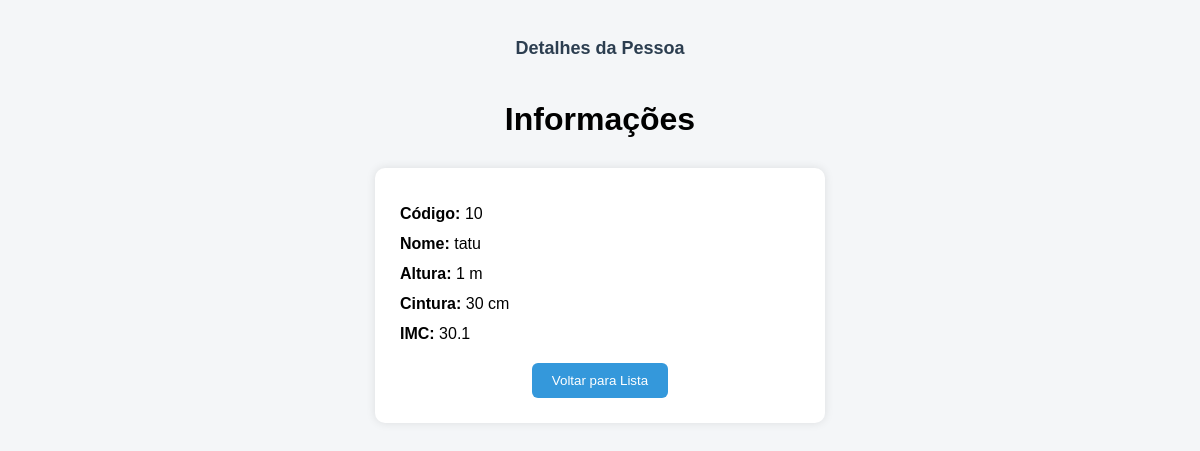
The app's page /detalhe.php?codigo=10 with its own data.
### tables this page shows
CREATE TABLE `dados` (
  `codDados` int(11) NOT NULL,
  `nome` varchar(100) NOT NULL,
  `altura` float NOT NULL,
  `cintura` float NOT NULL,
  `imc` float DEFAULT NULL
);

### detalhe.php (the view, shortened to what this page needs)
<?php
require_once("../conexao/conexao.php");
if (isset($_GET["codigo"])) {
    $codigo = $_GET["codigo"];
    $consulta = "SELECT * FROM dados WHERE codDados = ?";
    $stmt = mysqli_prepare($conecta, $consulta);
    mysqli_stmt_bind_param($stmt, "s", $codigo);
    mysqli_stmt_execute($stmt);
    $resultado = mysqli_stmt_get_result($stmt);
    if ($resultado && mysqli_num_rows($resultado) > 0) {
        $dados = mysqli_fetch_assoc($resultado);
    } else {
        die("Registro não encontrado.");
    }
} else {
    die("Código não informado.");
}
?>
<!doctype html>
<html lang="pt-br">
<head>
</head>
<body>
<header>
    <strong>Detalhes da Pessoa</strong><br><br>
</header>
<h1>Informações</h1>
<div class="detalhes">
    <p><strong>Código:</strong> <?= htmlspecialchars($dados["codDados"]) ?></p>
    <p><strong>Nome:</strong> <?= htmlspecialchars($dados["nome"]) ?></p>
    <p><strong>Altura:</strong> <?= htmlspecialchars($dados["altura"]) ?> m</p>
    <p><strong>Cintura:</strong> <?= htmlspecialchars($dados["cintura"]) ?> cm</p>
    <p><strong>IMC:</strong> <?= is_null($dados["imc"]) ? "Não calculado" : htmlspecialchars($dados["imc"]) ?></p>
    <div class="botao">
        <a href="consulta.php"><button>Voltar para Lista</button></a>
    </div>
</div>
</body>
</html>

### detalhe.php (style rules this page uses)
body { font-family: Arial, sans-serif; background-color: #f4f6f8; padding: 30px; }
header, footer { text-align: center; font-size: 18px; color: #2c3e50; }
h1 { text-align: center; margin-bottom: 30px; }
.detalhes { width: 400px; margin: 0 auto; background-color: #fff; padding: 25px; border-radius: 10px; box-shadow: 0 0 10px rgba(0,0,0,0.1); }
.detalhes p { margin: 12px 0; font-size: 16px; }
.botao { text-align: center; margin-top: 20px; }
button { padding: 10px 20px; background-color: #3498db; color: white; border: none; border-radius: 6px; cursor: pointer; }

### records on screen
dados: codDados "10", nome "tatu", altura "1", cintura "30", imc "30.1"
